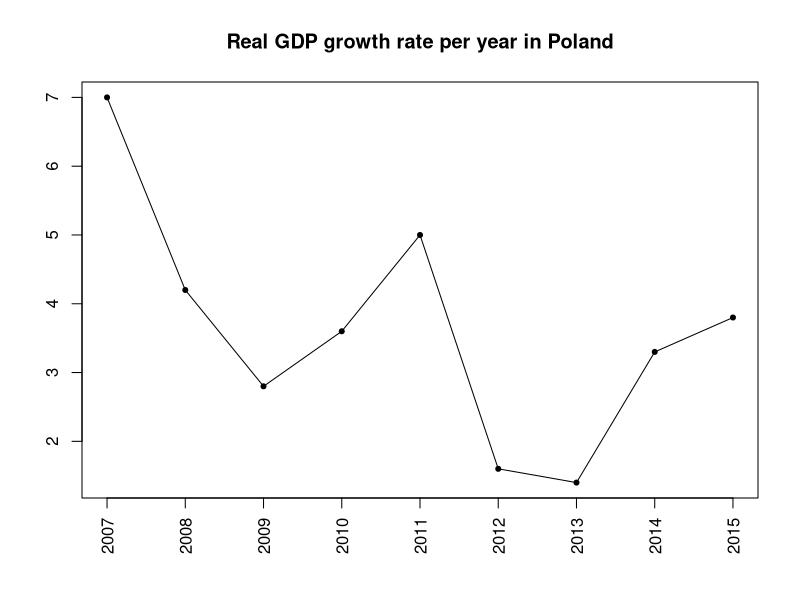
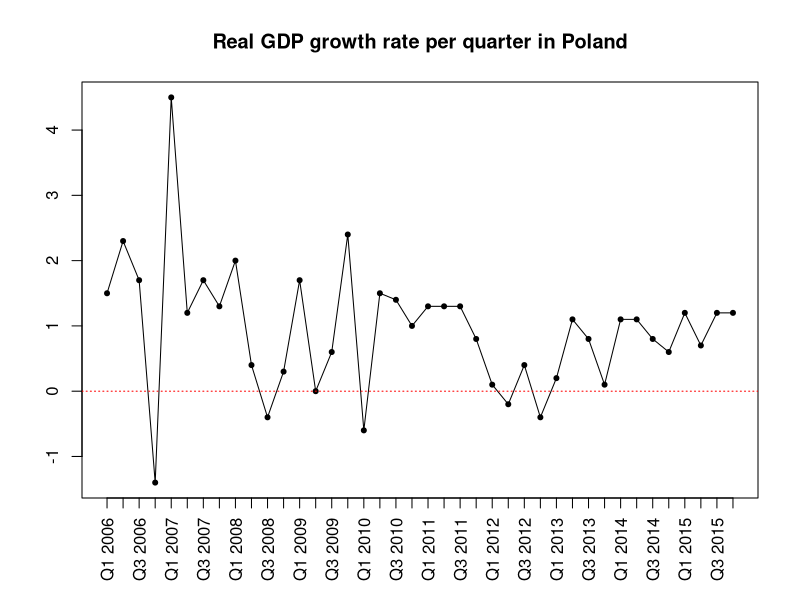
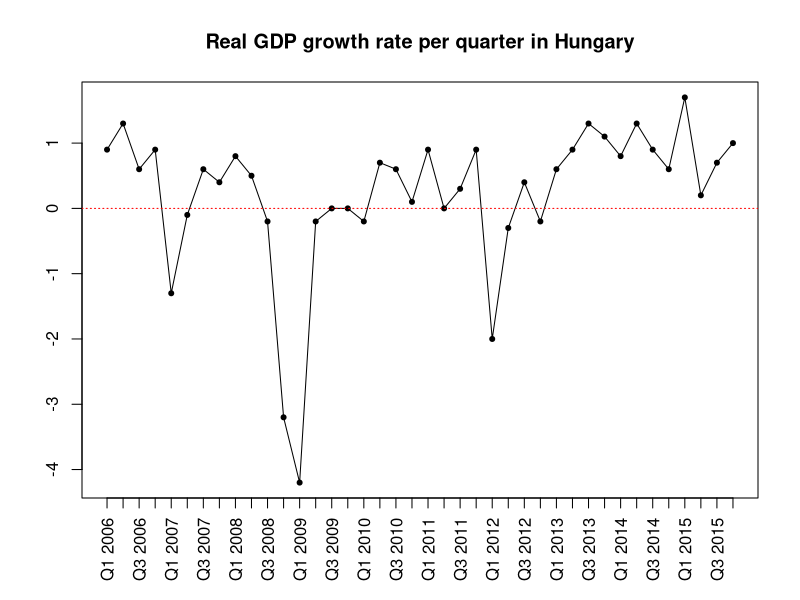
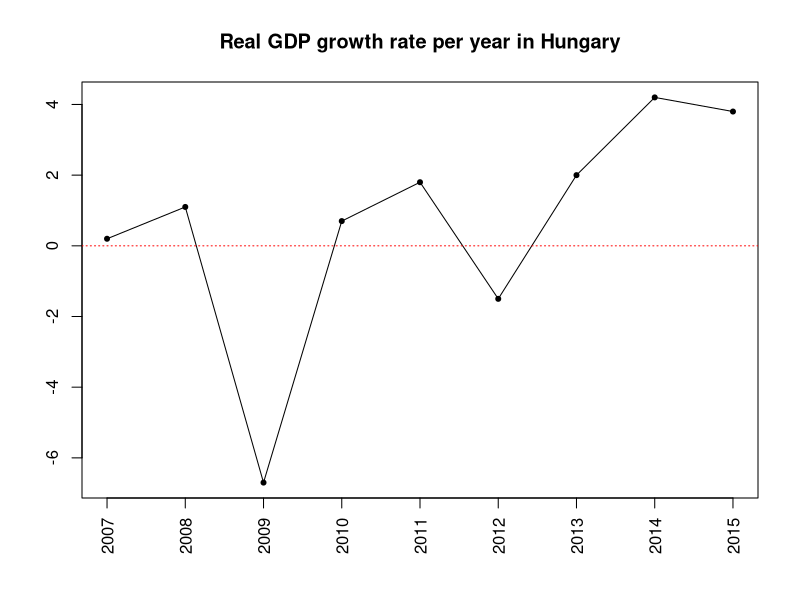
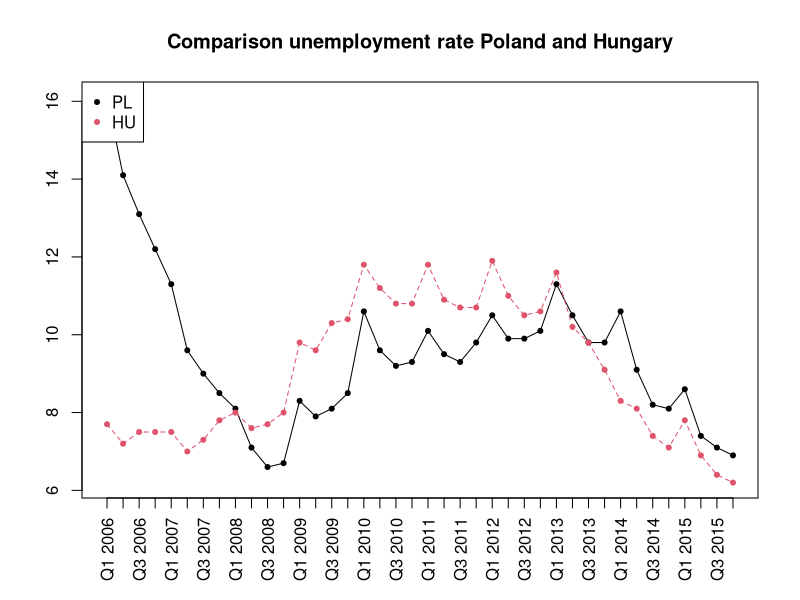

R code for these plots, in order:
######################
# Plotting functions
# YOU CAN IGNORE THIS PART
######################

quarters <- c('Q1','Q2','Q3','Q4')

# Function for generating yearly or quarterly labels
# Pass years as a vector
# Pass the count of data points as a number
generateLabels <- function(yearsParam, nDataPoints) {
  years <- as.character(yearsParam)
  # Check if there are 4 times as many data points as there are years (which means the data is quarterly)
  # If it is quarterly generate quarterly labels, otherwise just use the years
  if(nDataPoints == (4 * length(years))) {
    pastingQuarters <- function(x, listItems) {
      paste(listItems, x, sep=" ")
    }
    return(unlist(lapply(X=years, FUN=pastingQuarters, listItems=quarters)))
  }
  return(generatedLabels <- years)
}

# Function for plotting progresion as a line diagram
# Pass data as a vector of data points
# Pass years as a vector
# Pass a title
timeLinePlot <- function(data, yearsParam, titleParam) {
  # Organize data
  nDataPoints <- length(data)
  dataList <- list(x = 1:nDataPoints, y = data)
  
  # Plot line with points
  plot(dataList, type="o", xaxt="n", ann=FALSE, pch=20)
  
  # Generate and set labels for x axis
  axis(1, at=1:nDataPoints, labels=generateLabels(yearsParam, nDataPoints), las=2)
  
  # Add 0 line
  abline(h=c(0), col="Red", lty=3, lwd=1)
  
  # Add a title
  title(titleParam)
}

# Function for plotting comparision line diagram with a variable number of lines
# Pass data as a matrix of data sets (columns) where the columns are named
# Pass years as a vector
# Pass a title
comparisonLinePlot <- function(data, yearsParam, titleParam) {
  # Organize data
  nDataSets <- ncol(data)
  nDataPoints <- length(data[,1])
  
  # Plot matrix
  matplot(data, type=c("o"), pch=20, col=1:nDataSets, xaxt="n", ann=FALSE)
  # Create legend based on matrix column names
  legend("topleft", legend=colnames(dataMat), col=1:nDataSets, pch=20)
  
  # Generate and set labels for x axis
  axis(1, at=1:nDataPoints, labels=generateLabels(yearsParam, nDataPoints), las=2)
  
  # add a title and subtitle
  title(titleParam)
}

######################
# Poland
######################

######################
# Real GDP change per year in percentage Poland
######################

realGDPChangePerYearPL <- c(7.0, 4.2, 2.8, 3.6, 5.0, 1.6, 1.4, 3.3, 3.8)
timeLinePlot(realGDPChangePerYearPL, 2007:2015, "Real GDP growth rate per year in Poland")


######################
# Real GDP change per quarter in percentage Poland
######################

realGDPChangePerQuarterPL <- c(1.5, 2.3, 1.7, -1.4, 4.5, 1.2, 1.7, 1.3, 2.0, 0.4, -0.4, 0.3, 1.7, 0.0, 0.6, 2.4, -0.6, 1.5, 1.4, 1.0, 1.3, 1.3, 1.3, 0.8, 0.1, -0.2, 0.4, -0.4, 0.2, 1.1, 0.8, 0.1, 1.1, 1.1, 0.8, 0.6, 1.2, 0.7, 1.2, 1.2)
timeLinePlot(realGDPChangePerQuarterPL, 2006:2015, "Real GDP growth rate per quarter in Poland")


######################
# Hungary
######################

######################
# Real GDP change per quarter in percentage Hungary
######################

realGDPChangePerQuarterHU <- c(0.9,1.3,0.6,0.9,-1.3,-0.1,0.6,0.4,0.8,0.5,-0.2,-3.2,-4.2,-0.2,0.0,0.0,-0.2,0.7,0.6,0.1,0.9,0.0,0.3,0.9,-2.0,-0.3,0.4,-0.2,0.6,0.9,1.3,1.1,0.8,1.3,0.9,0.6,1.7,0.2,0.7,1.0)
timeLinePlot(realGDPChangePerQuarterHU, 2006:2015, "Real GDP growth rate per quarter in Hungary")


######################
# Real GDP change per year in percentage Hungary
######################

realGDPChangePerYearHU <- c(0.2, 1.1, -6.7, 0.7, 1.8, -1.5, 2.0, 4.2, 3.8)
timeLinePlot(realGDPChangePerYearHU, 2007:2015, "Real GDP growth rate per year in Hungary")



######################
# Comparison unemployment rate Poland and Hungary
######################

unemploymentRatePL <- c(16.1, 14.1, 13.1, 12.2, 11.3, 9.6, 9.0, 8.5, 8.1, 7.1, 6.6, 6.7, 8.3, 7.9, 8.1, 8.5, 10.6, 9.6, 9.2, 9.3, 10.1, 9.5, 9.3, 9.8, 10.5, 9.9, 9.9, 10.1, 11.3, 10.5, 9.8, 9.8, 10.6, 9.1, 8.2, 8.1, 8.6, 7.4, 7.1, 6.9)
unemploymentRateHU <- c(7.7, 7.2, 7.5, 7.5, 7.5, 7.0, 7.3, 7.8, 8.0, 7.6, 7.7, 8.0, 9.8, 9.6, 10.3, 10.4, 11.8, 11.2, 10.8, 10.8, 11.8, 10.9, 10.7, 10.7, 11.9, 11.0, 10.5, 10.6, 11.6, 10.2, 9.8, 9.1, 8.3, 8.1, 7.4, 7.1, 7.8, 6.9, 6.4, 6.2)

dataMat <- matrix(c(unemploymentRatePL, unemploymentRateHU), ncol=2, byrow = FALSE)
colnames(dataMat) = c("PL", "HU")

comparisonLinePlot(dataMat, 2006:2015, "Comparison unemployment rate Poland and Hungary")
